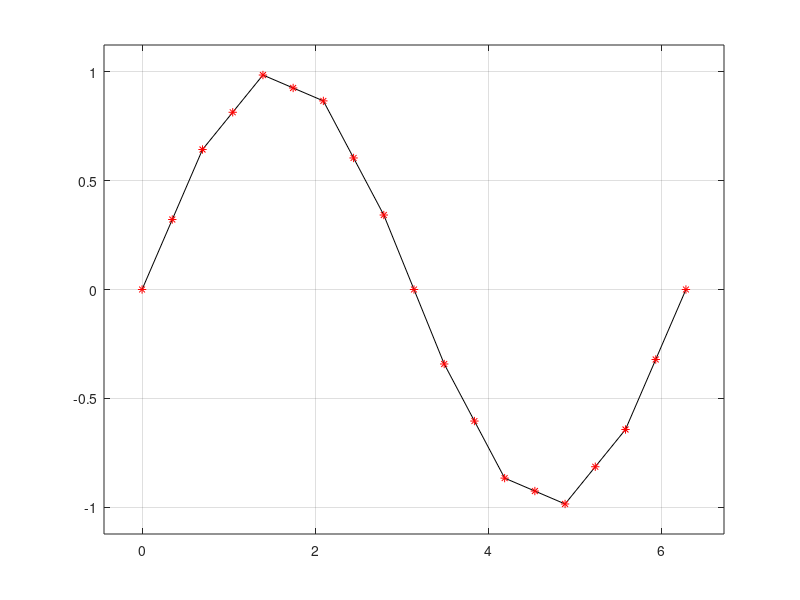

Here is the MATLAB script that generated this plot:
% PHYS 6352: Computational Physics
% Homework 5
% Author: Richard Camuccio

% [Introduction]
%
% In calculus we have an arbitrary function y = f(x) defined in the
% interval [a, b]. The corresponding thing on the computer will be a set of
% points (x_n, y_n) where n = 1,2,3,...,N. The x_n array can equally spaced
% or just general. If it is equally spaced then we will have a fixed step
% size: h = x_(n+1) - x_n. But the computers will work even if the space
% between the points x_n is not equal.
%
% If we know the function, or if we have a formula for y = f(x), we can use
% discrete sampling to put x_n in it and get y_n out. Often in practice we
% do not know this formula or it does not exist. In this case we cannot use
% the techniques from calculus but the computers don't care and they
% proceed just as well. Therefore, we will write the algorithms using only
% the discrete values x_n and y_n. However, to test our algorithms we can
% use known functions y = f(x) and obtain the exact values for y_n using
% y_n = f(x_n).

clc

% [Problem 1]
%
% One of the simplest methods of resampling is based on adding mid-points
% to the originally sampled data. The algorithm works as follows. Take the
% first pair of points, x_1 and x_2, and define the mid-point,
%
% x* = (x_1 + x_2) / 2
%
% Now you have to assign a value for y corresponding to this new point.
% Denote it by y*. You can approximate this value using linear
% interpolation between y_1 and y_2. Obviously, the answer will be
%
% y* = (y_1 + y_2) / 2
%
% Now we can move on to the next pair: x_2 and x_3 and repeat the process.
% Keep doing it until you reached the end of the x-sequence.
%
% At the end we will have 2N-1 points of which N were original samples and
% N-1 were calculated by linear interpolation. For large N this process
% approximately doubles the number of points.
%
% Write an M-script that implements this algorithm. Test it on some known
% function, say sin(x) or cos(x). Plot the exact and interpolated functions
% on the same plot. Also calculate the error that comes from linear
% interpolation using the formula we used in class.

clear

N = 10;
a = 0;
b = 2*pi;

x = linspace(a, b, N);
y = sin(x);

figure(1)
plot(x, y, 'k')
grid
axis padded
hold on

for n = 1:1:(N-1)

    xa(n) = (x(n) + x(n+1)) / 2;

    ya(n) = (y(n) + y(n+1)) / 2;

end

xn = [x, xa]
yn = [y, ya]

plot(xn, yn, 'r*')

% [Problem 2]
%
% A natural extension of the previous algorithm would be to add 2 points to
% each segment [x_n, x_(n+1)] instead of one. These new points can be
% equally spaced. In this case you will add two points to the small segment
% [x_1, x_2]; then move to the next segment [x_2, x_3], and so on.
%
% However from the computer's point of view this would not be the best
% approach. Instead, we should add m points to each segment [x_n, x_(n+1)].
% For each new point, we can approximate the corresponding value of y using
% linear interpolation.
%
% Here, the parameter m can take values 2,3,4, etc. Note that for m = 1 you
% should have the same answer as in Problem 1.
%
% Write an M-script that implements that algorithm. Test it on some known
% function, say sin(x) or cos(x). Plot the exact and interpolated functions
% on the same plot. Also calculate the error that comes from linear
% interpolation using the formula we used in class.